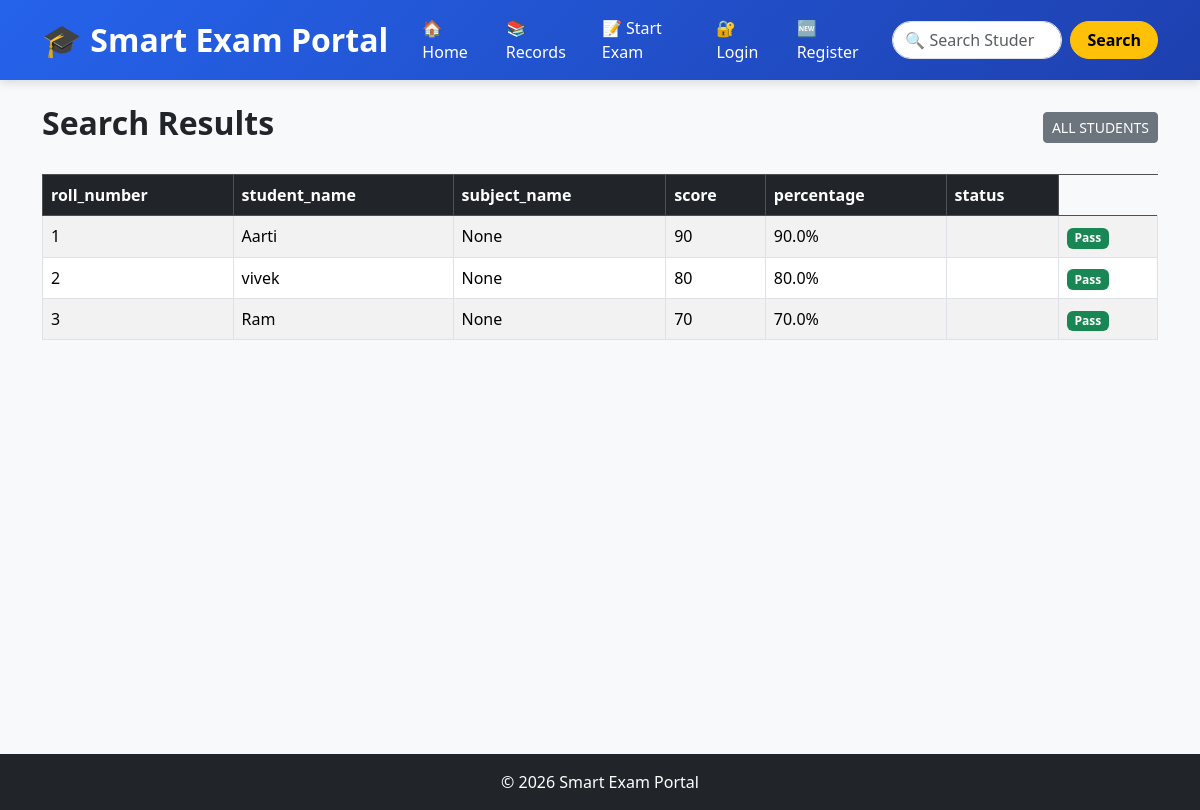
Screenshot of /search with the database file from the repository.
### tables this page shows
CREATE TABLE students (
    id INTEGER PRIMARY KEY AUTOINCREMENT,
    roll_number INTEGER,
    subject_name TEXT,
    student_name TEXT,
    score INTEGER,
    percentage REAL,
    exam_date TEXT
);

### smart_exam_portal/app.py (the view)
@app.route("/search")
def search():
    q = request.args.get("q", "")
    conn = get_db()
    if q:
        students = conn.execute("""
            SELECT
                students.id,
                students.roll_number,
                students.student_name,
                students.score,
                students.percentage,
                students.exam_date,
                subjects.name AS subject_name
            FROM students
            LEFT JOIN subjects
            ON students.subject_id = subjects.id
            WHERE students.student_name LIKE ?
            OR CAST(students.roll_number AS TEXT) LIKE ?
        """, (f"%{q}%", f"%{q}%")).fetchall()
    else:
        students = conn.execute("""
            SELECT
                students.id,
                students.roll_number,
                students.student_name,
                students.score,
                students.percentage,
                students.exam_date,
                subjects.name AS subject_name
            FROM students
            LEFT JOIN subjects
            ON students.subject_id = subjects.id
        """).fetchall()
    conn.close()
    return render_template(
        "search.html",
        students=students,
        query=q
    )

### smart_exam_portal/database.py (called while the page is built)
def get_db():
    conn = sqlite3.connect("myproject.db")
    conn.row_factory = sqlite3.Row
    return conn

### smart_exam_portal/templates/search.html (shortened to what this page needs)
{% extends "base.html" %}
{% block content %}
<div class="d-flex justify-content-between align-items-center mb-4">
    <h2 class="fw-bold">Search Results</h2>
    <a href="{{ url_for('records') }}"
       class="btn btn-secondary btn-sm">
        ALL STUDENTS
    </a>
</div>
{% if students|length > 0 %}
<table class="table table-striped table-bordered table-hover">
    <thead class="table-dark">
        <tr>
            <th>roll_number</th>
            <th>student_name</th>
            <th>subject_name</th>
            <th>score</th>
            <th>percentage</th>
            <th>status</th>
        </tr>
    </thead>
    <tbody>
        {% for student in students %}
        <tr>
            <td>{{ student.roll_number }}</td>
            <td>{{ student.student_name }}</td>
            <td>{{ student.subject_name }}</td>
            <td>{{ student.score }}</td>
            <td>{{ student.percentage }}%</td>
            <td>{{ student.status }}</td>
            <td>
                {% if student.percentage >= 40 %}
                    <span class="badge bg-success">
                        Pass
                    </span>
                {% else %}
                    <span class="badge bg-danger">
                        Fail
                    </span>
                {% endif %}
            </td>
        </tr>
        {% endfor %}
    </tbody>
</table>
{% endif %}
{% endblock %}

### smart_exam_portal/templates/base.html (style rules this page uses)
body { background-color:#f8f9fa; }

### rows the page displays
students: roll_number "1", student_name "Aarti", subject_name "None", score "90", percentage "90.0", shows "Pass"
students: roll_number "2", student_name "vivek", subject_name "None", score "80", percentage "80.0", shows "Pass"
students: roll_number "3", student_name "Ram", subject_name "None", score "70", percentage "70.0", shows "Pass"
